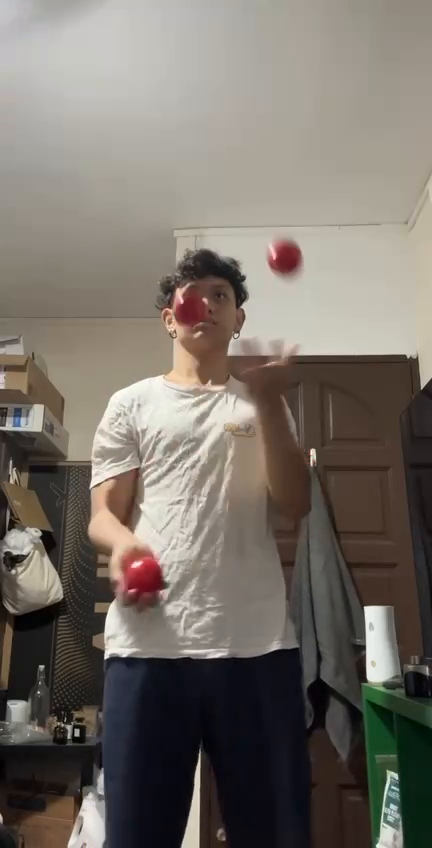
#> input picture frame 16 of assets/juggle2.mp4, 432 x 848 px
$ python main.py
#> lines starting #> are read from the running program, lines starting #| are printed output that depends on the picture; after the words box and inside, x2 and y2 are one past the last pixel; in counts of white or black regions, pixels touching at a corner belong together
### utils.py
import os, cv2
import numpy as np

def validate_path(path: str) -> str:
    if not os.path.exists(path):
        raise FileNotFoundError()
    return path

def get_color_mask(frame: np.ndarray, lower: np.ndarray, upper: np.ndarray) -> np.ndarray:
    hsv = cv2.cvtColor(frame, cv2.COLOR_BGR2HSV)
    mask = cv2.inRange(hsv, lower, upper)
    erode_kernel = np.ones((3, 3),np.uint8)
    mask = cv2.erode(mask, erode_kernel, iterations=1)

    dilate_kernel = np.ones((15, 15),np.uint8)
    mask = cv2.dilate(mask, dilate_kernel, iterations=1)
    # return cv2.bitwise_and(frame, frame, mask=mask)
    return cv2.cvtColor(mask, cv2.COLOR_GRAY2RGB)

def detect_blob_from_mask(mask: np.ndarray) -> list[cv2.KeyPoint]:
    detector = _get_blob_detector()

    return detector.detect(mask)

def box_all_keypoints(keypoints: list[cv2.KeyPoint], output_img: np.ndarray):
    for keypoint in keypoints:
        output_img = _draw_rect_around_keypoint(output_img, keypoint)
    return output_img

def _get_blob_detector():
    params = cv2.SimpleBlobDetector_Params()
    params.filterByColor = False
    params.minThreshold = 65
    params.maxThreshold = 93
    params.blobColor = 0
    params.minArea = 10
    params.maxArea = 5000
    params.filterByCircularity = False
    params.filterByConvexity = False
    params.minCircularity =.1
    params.maxCircularity = 1
    detector = cv2.SimpleBlobDetector_create(params)
    return detector

def _draw_rect_around_keypoint(img:np.ndarray, keypoint: cv2.KeyPoint) -> np.ndarray:
    x, y = keypoint.pt
    color = (255, 50 ,0) # Blue boiiii
    thiccness = 1
    return cv2.rectangle(img, (int(x - 15), int(y - 15)), (int(x + 15), int(y + 15)), color, thiccness)

def _draw_dot_on_keypoint(img:np.ndarray, keypoint: cv2.KeyPoint, color: np.ndarray) -> np.ndarray:
    x, y = keypoint.pt

    return cv2.circle(img, (int(x), int(y)), 5, color, -1)

def draw_points(img:np.ndarray, keypoints: list[cv2.KeyPoint], color: np.ndarray) -> np.ndarray:
    for keypoint in keypoints:
        img = _draw_dot_on_keypoint(img, keypoint, color)
    return img

def get_next_color(prev_color: tuple):
    r, g, b = prev_color
    if (r and g) or (r and not g and not b):
        r -= 5
        g += 5
        return (r, g, b)
    if (g and b) or (g and not b and not r):
        g -= 5
        b += 5
        return (r, g, b)
    if (b and r) or (b and not r and not g):
        b -= 5
        r += 5
        return (r, g, b)

### main.py
import cv2, os
import numpy as np
from utils import validate_path, get_color_mask, detect_blob_from_mask, box_all_keypoints, draw_points, get_next_color

RESIZE_RATIO = 2
LOWER_RED = np.array([130, 120, 70])
UPPER_RED = np.array([180, 255, 255])

vid_path = validate_path('assets/juggle2.mp4')
output_path = os.path.join(os.path.dirname(vid_path), 'output_' + os.path.basename(vid_path)[:-4] + '.mov')

cap = cv2.VideoCapture(vid_path)
w, h = int(cap.get(3)), int(cap.get(4))


fps = int(cap.get(cv2.CAP_PROP_FPS))

fourcc = cv2.VideoWriter_fourcc(*'mp4v')
out = cv2.VideoWriter(output_path, fourcc, fps, (w, h // 2), True)

frame_right = np.zeros((h // 2, w // 2, 3), np.uint8)
color = (255, 0, 0)
while cap.isOpened():
    ret, frame = cap.read()
#> frame is the input picture: shape (848, 432, 3); mean B, G, R 105.6, 113.3, 120.2
    if not ret:
        break

    image = np.zeros((h // 2, w, 3), np.uint8)


    frame_left = cv2.resize(frame, (0,0), fx=1 / RESIZE_RATIO, fy=1 / RESIZE_RATIO)

    mask = get_color_mask(frame_left, LOWER_RED, UPPER_RED)
#> in get_color_mask, `hsv = cv2.cvtColor(frame, cv2.COLOR_BGR2HSV)`: hsv: shape (424, 216, 3); mean H, S, V 34.2, 52.4, 122.1
#> in get_color_mask, `mask = cv2.inRange(hsv, lower, upper)`:
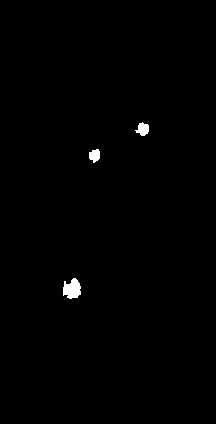
#> mask: shape (424, 216); 0.56% white; 3 white regions, box (x1, y1, x2, y2) and area: (63, 278, 81, 299) 274, (135, 122, 149, 136) 127, (89, 149, 100, 163) 114
#> in get_color_mask, `mask = cv2.erode(mask, erode_kernel, iterations=1)`:
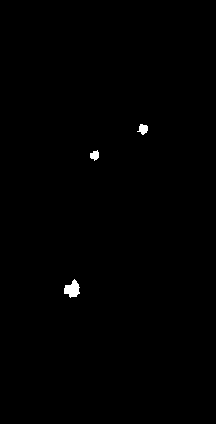
#> mask: shape (424, 216); 0.36% white; 3 white regions, box (x1, y1, x2, y2) and area: (64, 279, 80, 298) 189, (137, 124, 148, 135) 77, (90, 150, 99, 161) 68
#> in get_color_mask, `mask = cv2.dilate(mask, dilate_kernel, iterations=1)`:
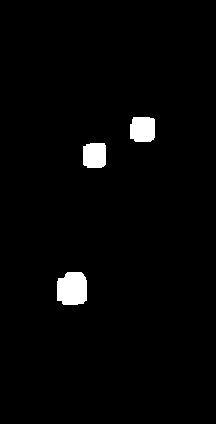
#> mask: shape (424, 216); 2.2% white; 3 white regions, box (x1, y1, x2, y2) and area: (57, 272, 87, 305) 879, (130, 117, 155, 142) 581, (83, 143, 106, 168) 544
    keypoints = detect_blob_from_mask(mask)
#> keypoints = 3 keypoints; (x, y, size): (72, 288, 32.6), (142, 129, 25.9), (94, 155, 25.3)

    frame_left = box_all_keypoints(keypoints, frame_left)
#> the loop in box_all_keypoints, `for keypoint in keypoints:` made 3 passes
#> (keypoint, x in _draw_rect_around_keypoint, y in _draw_rect_around_keypoint) on passes 1 to 3: (keypoint at (71.9, 288.5), size 32.6, 71.95, 288.5), (keypoint at (94.2, 155), size 25.3, 94.22, 155), (keypoint at (142.3, 129), size 25.9, 142.3, 129)
#> pass 2, in box_all_keypoints, `output_img = _draw_rect_around_keypoint(output_img, keypoint)`:
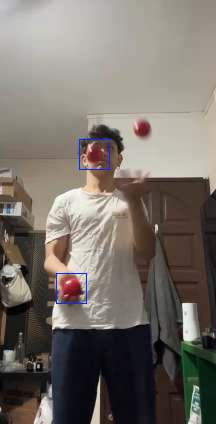
#> output_img: shape (424, 216, 3); mean B, G, R 106.1, 113.2, 119.9
#> pass 3, in box_all_keypoints, `output_img = _draw_rect_around_keypoint(output_img, keypoint)`:
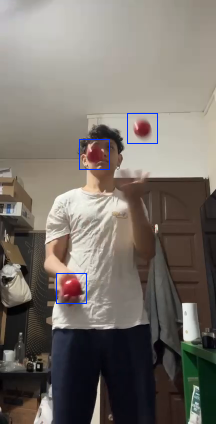
#> output_img: shape (424, 216, 3); 0.13% of pixels changed, all inside (x1, y1, x2, y2) = (127, 113, 158, 144)
    frame_right = draw_points(frame_right, keypoints, color)
#> the loop in draw_points, `for keypoint in keypoints:` made 3 passes
#> pass 2, in draw_points, `img = _draw_dot_on_keypoint(img, keypoint, color)`:
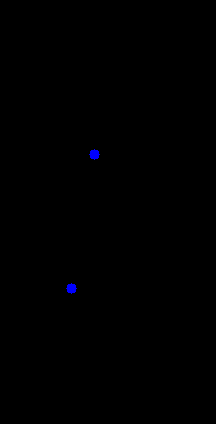
#> img: shape (424, 216, 3); mean of channels 0, 1, 2 0.5, 0, 0; drawn as B, G, R

    image[:, :w // RESIZE_RATIO] = frame_left
    image[:, w // RESIZE_RATIO:] = frame_right
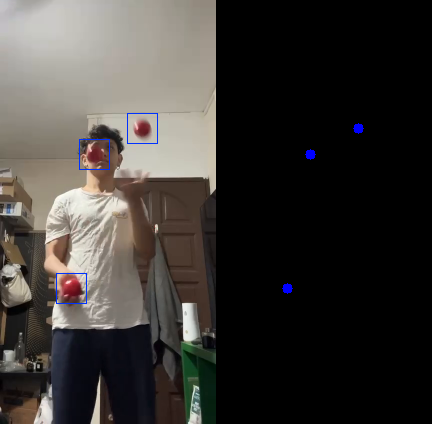
#> image: shape (424, 432, 3); mean B, G, R 53.4, 56.5, 59.8
    cv2.imshow('vid', image)
    out.write(image)

    color = get_next_color(color)
    if cv2.waitKey(1000 // fps) == ord('q'):
#> (key q is pressed here)
        break

print(image.shape)
#| (424, 432, 3)
cap.release()
out.release()
cv2.destroyAllWindows()

$ run again, starting later in the video
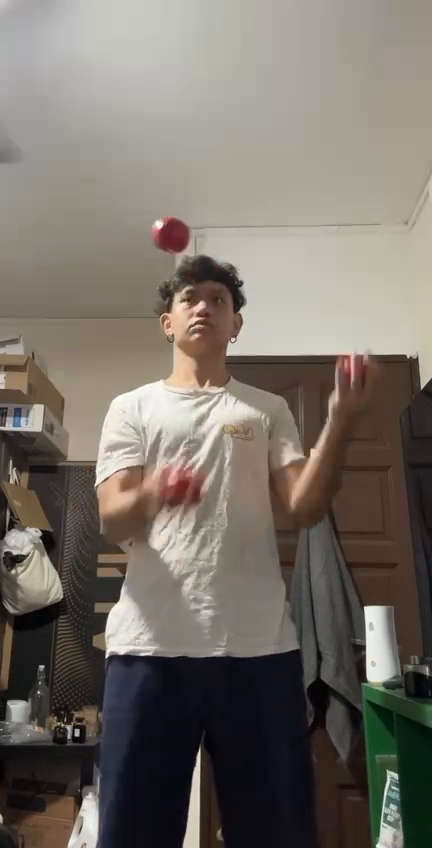
#> input picture frame 72 of assets/juggle2.mp4, 432 x 848 px
#> frame is the input picture: shape (848, 432, 3); mean B, G, R 105.1, 112.9, 119.5
#> hsv: shape (424, 216, 3); mean H, S, V 33.8, 51.9, 121.5
#> in get_color_mask, `mask = cv2.dilate(mask, dilate_kernel, iterations=1)`:
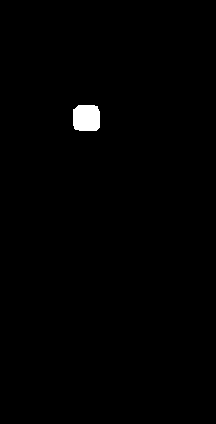
#> mask: shape (424, 216); 0.72% white; 1 white region, box (x1, y1, x2, y2) and area: (73, 105, 100, 131) 658
#> keypoints = 1 keypoints; (x, y, size): (86, 118, 27.9)
#> the loop in box_all_keypoints, `for keypoint in keypoints:` made 1 pass
#> (keypoint, x in _draw_rect_around_keypoint, y in _draw_rect_around_keypoint, color in _draw_rect_around_keypoint, thiccness in _draw_rect_around_keypoint) on pass 1: (keypoint at (86.1, 117.7), size 27.9, 86.09, 117.7, (255, 50, 0), 1)
#> the loop in draw_points, `for keypoint in keypoints:` made 1 pass
#> (keypoint, x in _draw_dot_on_keypoint, y in _draw_dot_on_keypoint) on pass 1: (keypoint at (86.1, 117.7), size 27.9, 86.09, 117.7)
#> `image[:, :w // RESIZE_RATIO] = frame_left`:
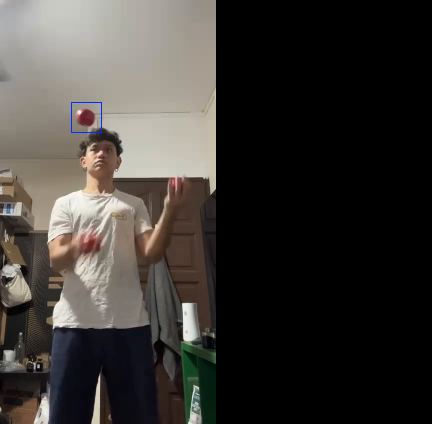
#> image: shape (424, 432, 3); mean B, G, R 52.7, 56.4, 59.7
#| (424, 432, 3)

$ run again, starting later in the video
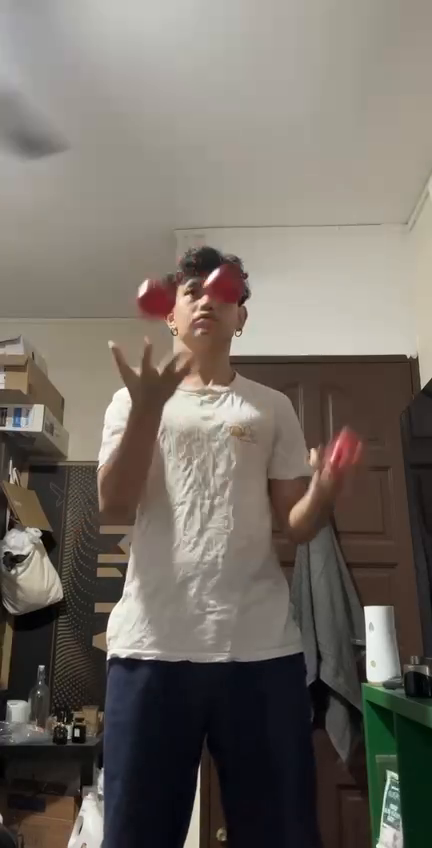
#> input picture frame 128 of assets/juggle2.mp4, 432 x 848 px
#> frame is the input picture: shape (848, 432, 3); mean B, G, R 101.2, 109, 115.8
#> hsv: shape (424, 216, 3); mean H, S, V 32.5, 53.6, 117.7
#> in get_color_mask, `mask = cv2.dilate(mask, dilate_kernel, iterations=1)`:
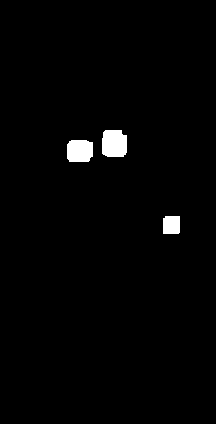
#> mask: shape (424, 216); 1.6% white; 3 white regions, box (x1, y1, x2, y2) and area: (102, 130, 127, 157) 623, (67, 140, 93, 162) 533, (163, 216, 180, 234) 301
#> keypoints = 3 keypoints; (x, y, size): (114, 143, 27), (79, 151, 25.5), (171, 225, 18.4)
#> the loop in box_all_keypoints, `for keypoint in keypoints:` made 3 passes
#> (keypoint, x in _draw_rect_around_keypoint, y in _draw_rect_around_keypoint) on passes 1 to 3: (keypoint at (171.1, 224.6), size 18.4, 171.1, 224.6), (keypoint at (79.3, 150.5), size 25.5, 79.28, 150.5), (keypoint at (113.8, 143.3), size 27, 113.8, 143.3)
#> the loop in draw_points, `for keypoint in keypoints:` made 3 passes
#> `image[:, w // RESIZE_RATIO:] = frame_right`:
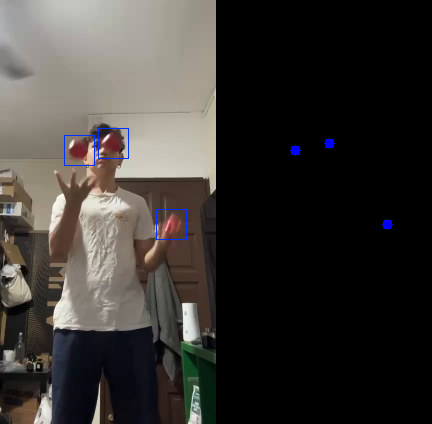
#> image: shape (424, 432, 3); mean B, G, R 51.3, 54.4, 57.7
#| (424, 432, 3)
